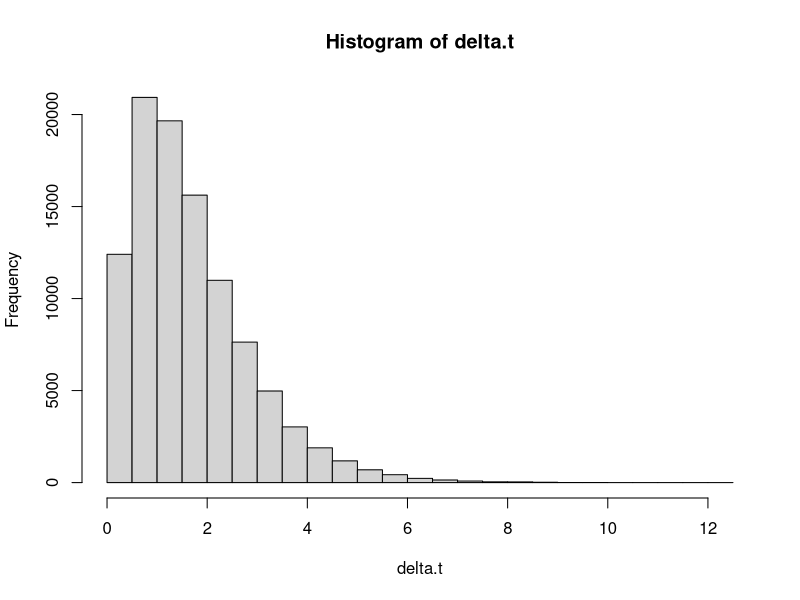
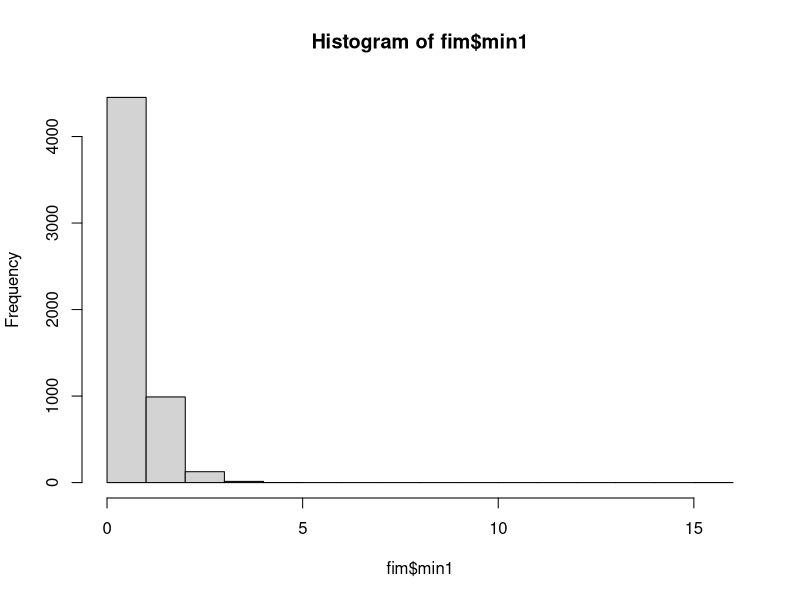
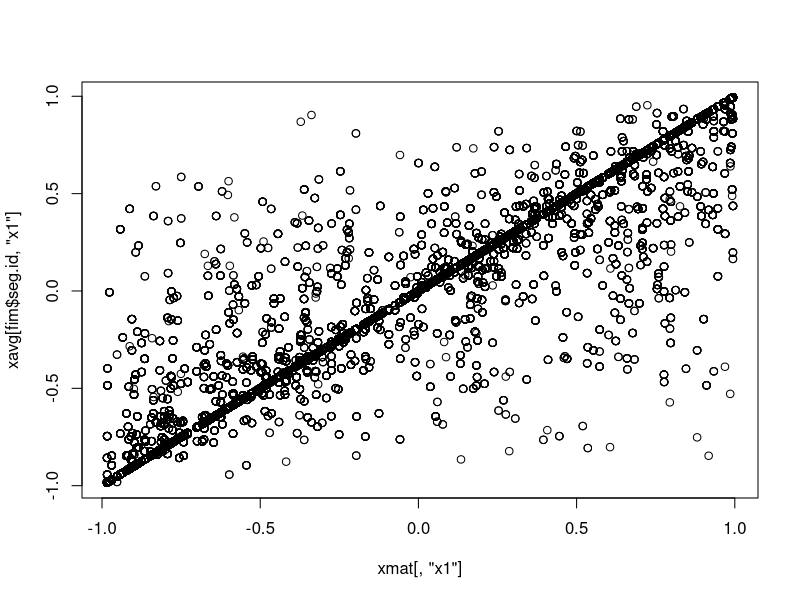
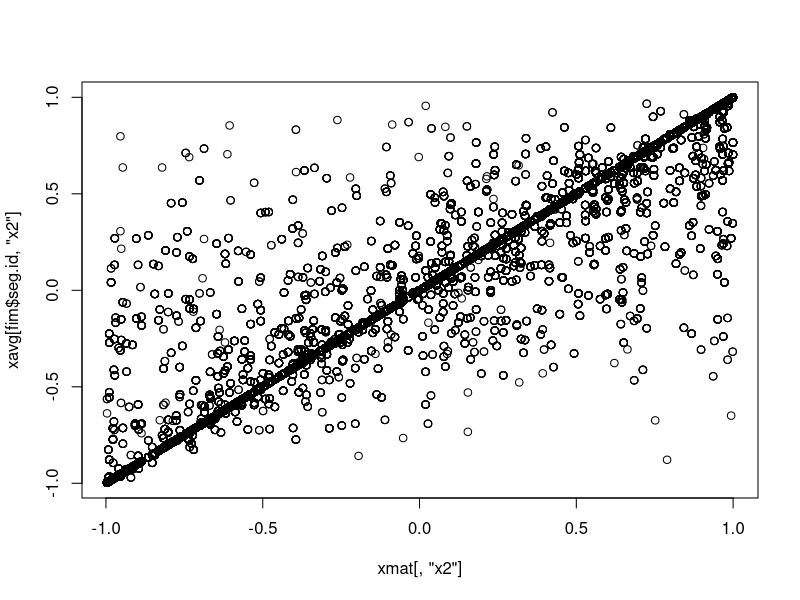

Here is the R script that generated these plots, in order: (Note: this script raises an error after producing the figures.)
rm(list=ls())
set.seed(3)

#generate covariate from ar1 process
nobs=100000
nsteps=200 #how many times each covariate 
cov1=rep(runif(nobs/nsteps,min=-1,max=1),each=nsteps)
cov2=rep(runif(nobs/nsteps,min=-1,max=1),each=nsteps)
cov3=rep(runif(nobs/nsteps,min=-1,max=1),each=nsteps)
xmat=cbind(1,cov1,cov2,cov3)
nomes=paste0('x',1:3)
colnames(xmat)[-1]=nomes

#parameters 
betas=betas.true=c(0.5,0.1,-0.3,0)
b.gamma.true=b.gamma=1.3

#simulate data
media=exp(xmat%*%betas)
a1=media*b.gamma
delta.t=rgamma(nobs,a1,b.gamma)
hist(delta.t)

time.tot=cumsum(delta.t)
fim=as.data.frame(xmat[,nomes])
fim$time.tot=time.tot
fim$min1=NA
fim$npix=NA
fim$select=0

#select data every 30 seconds
target.time=30
tmp=abs(fim$time.tot-target.time)
ind1=0
fim$seg.id=NA
xavg=matrix(NA,10000,ncol(xmat)-1)
oo=1
for (i in 1:100000){
  print(i)
  
  #get new ind0 and ind1
  ind0=ind1+1
  max1=min(c(ind0+1000,nobs))
  tmp=abs(fim$time.tot[ind0:max1]-target.time*i)
  min1=min(tmp)
  ind1=which(tmp==min1)+(ind0-1)

  #use this information to set seg.id and select
  seq1=ind0:ind1
  fim$seg.id[seq1]=i
  fim$select[ind1]=1
  fim$min1[ind1]=min1
  fim$n[ind1]=length(seq1)

  #get covariates
  xavg[oo,]=apply(fim[seq1,nomes],2,mean); oo=oo+1
  
  #stop if finished
  if (ind1==nobs) break
}
hist(fim$min1)
table(fim$n)
sum(fim$select)

colnames(xavg)=nomes
plot(xmat[,'x1'],xavg[fim$seg.id,'x1'])
plot(xmat[,'x2'],xavg[fim$seg.id,'x2'])

fim$dt=fim$select*target.time
cond=fim$select==1
fim1=fim[cond,]

setwd('U:\\GIT_models\\resist_avg')
cond=!is.na(xavg[,1])
fim2=cbind(fim1[,c('n','dt')],xavg[cond,])
write.csv(fim2,'fake data resistance model.csv',row.names=F)